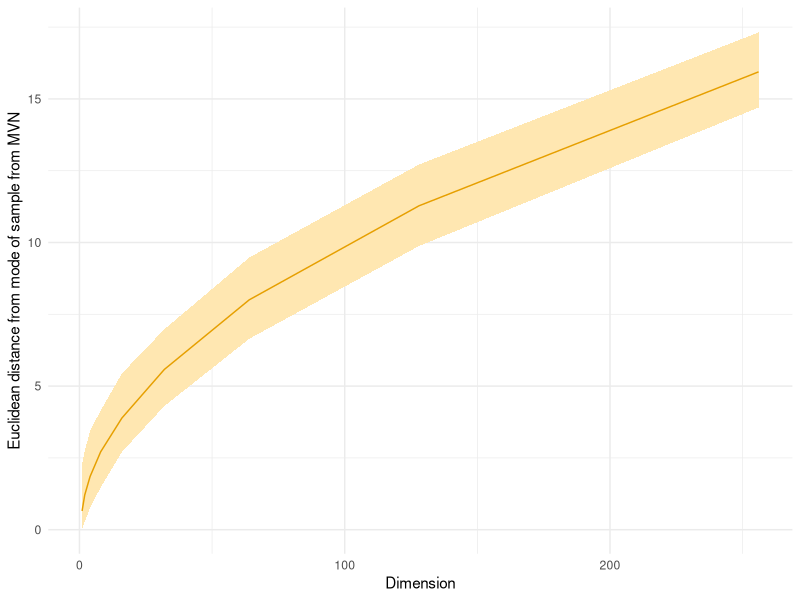
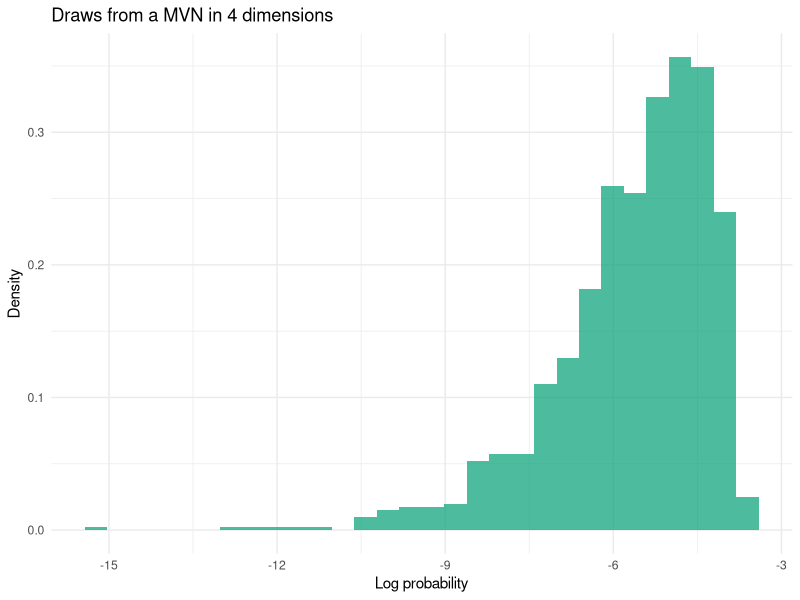
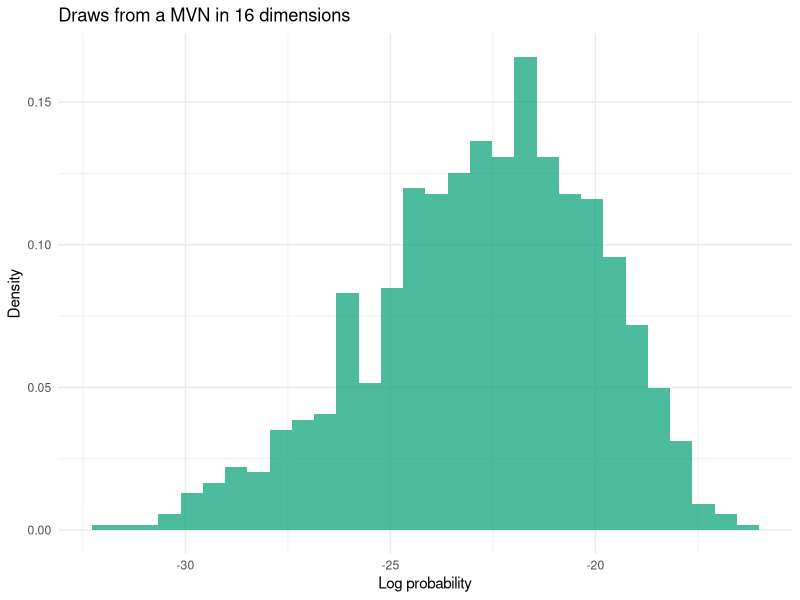

These charts were generated, in order, by the following R code:
## ---- chunk 1
library(ggplot2)
library(purrr)
pal <- c("#56B4E9", "#009E73", "#E69F00")
## ---- chunk 2
df <- purrr::map_df(2^{0:8}, function(x) {
  samps <- sqrt(rchisq(n = 1000, df = x))
  quans <- quantile(samps, c(0.025, 0.5, 0.975))
  return(c("dof" = x, quans))
})

ggplot(df, aes(x = dof, y = `50%`)) +
  geom_ribbon(aes(ymin = `2.5%`, ymax = `97.5%`), fill = "#FFE7B1") +
  geom_line(color = pal[3]) +
  theme_minimal() +
  labs(x = "Dimension", y = "Euclidean distance from mode of sample from MVN")
## ---- chunk 3
lp_histogram <- function(dim) {
  samps <- MASS::mvrnorm(n = 1000, mu = rep(0, times = dim), Sigma = diag(nrow = dim, ncol = dim))
  lp <- apply(dnorm(samps, log = TRUE), 1, sum)
  text <- paste0("Draws from a MVN in ", dim, " dimensions") 
  ggplot(data = data.frame("lp" = lp) , aes(x = lp, after_stat(density))) +
    geom_histogram(fill = pal[2], alpha = 0.7) +
    theme_minimal() +
    labs(x = "Log probability", y = "Density", title = text)
}

lp_histogram(4)
## ---- chunk 4
lp_histogram(16)
